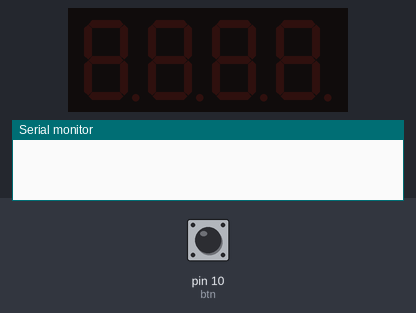
The sketch below on a simulated Arduino Uno, built with avr-gcc and run on an emulated ATmega328P. Shown: 4-digit seven-segment display, the last lines printed to the serial monitor. The test bench sets the inputs (shaded band); at power-on: pin 10 (btn) LOW. Random numbers use the default seed unless the sketch sets one.

Above: at 1.2 s.
1.3 s: pin 10 (btn) pulled HIGH for 0.15 s
At 1.55 s:
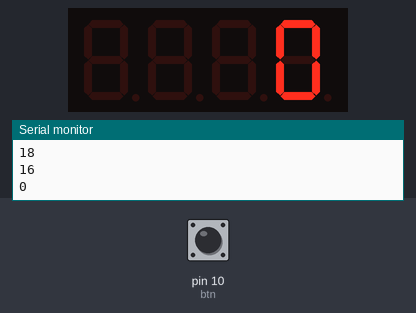
2.9 s: pin 10 (btn) pulled HIGH for 3.2 s
At 9.48 s:
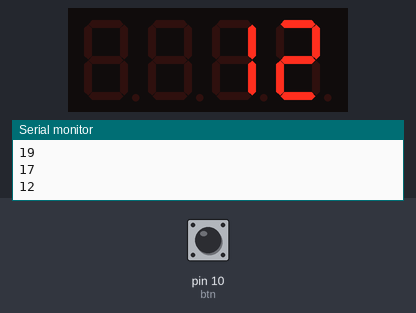

Measured:
- after the input at 1.3 s, the display: first changes at once (image 1 shows a later state)

The sketch:

seven-segment-dice.ino
```cpp
#include "SevSegShift.h"

#define SHIFT_PIN_DS   8 /* Data input PIN */
#define SHIFT_PIN_STCP 7 /* Shift Register Storage PIN */
#define SHIFT_PIN_SHCP 6 /* Shift Register Shift PIN */

//Instantiate a seven segment controller object (with Shift Register functionality)
SevSegShift sevseg(
  SHIFT_PIN_DS,
  SHIFT_PIN_SHCP,
  SHIFT_PIN_STCP,
  /*
     number of shift registers there is only 1 Shiftregister
     used for all Segments (digits are on Controller)
     default value = 2 (see SevSegShift example)
  */
  1,
  /*
     Digits are connected to Arduino directly
     default value = false (see SevSegShift example)
  */
  true
);

const int btn = 10; // button

void setup() {
  byte numDigits = 4;
  byte digitPins[] = {5, 4, 3, 2}; // These are the PINS of the ** Arduino **
  byte segmentPins[] = {0, 2, 4, 6, 7, 1, 3, 5}; // these are the PINs of the ** Shift register **
  bool resistorsOnSegments = false; // 'false' means resistors are on digit pins
  byte hardwareConfig = COMMON_CATHODE; // See README.md for options
  bool updateWithDelays = false; // Default 'false' is Recommended
  bool leadingZeros = false; // Use 'true' if you'd like to keep the leading zeros
  bool disableDecPoint = false; // Use 'true' if your decimal point doesn't exist or isn't connected. Then, you only need to specify 7 segmentPins[]

  sevseg.begin(hardwareConfig, numDigits, digitPins, segmentPins, resistorsOnSegments,
               updateWithDelays, leadingZeros, disableDecPoint);
  sevseg.setBrightness(100);

  randomSeed(analogRead(0));

  pinMode(btn, INPUT);

  Serial.begin(9600);
}


void loop() {
  if (digitalRead(btn) == HIGH) {
    int randNum = random(1, 21);

    for (int i = 0; i < 60; i++) {
      int fake = random(0, 20);
      sevseg.setNumber(fake);
      Serial.println(fake);
      sevseg.refreshDisplay();

      if (i >= 50) {
        delay(200);
      sevseg.refreshDisplay();
        continue;
      }
      delay(50);
      sevseg.refreshDisplay();
    }


    if (randNum <= 10) {
      sevseg.setNumber(randNum);
      Serial.println(randNum);
    } else {
      char randChar[] = {' ', ' ', ' ', 54 + randNum, '\0'};
      sevseg.setChars(randChar);
      Serial.print(randNum);
      Serial.print(" : ");
      Serial.println(randChar);
    }

  }

  sevseg.refreshDisplay();
}
```
